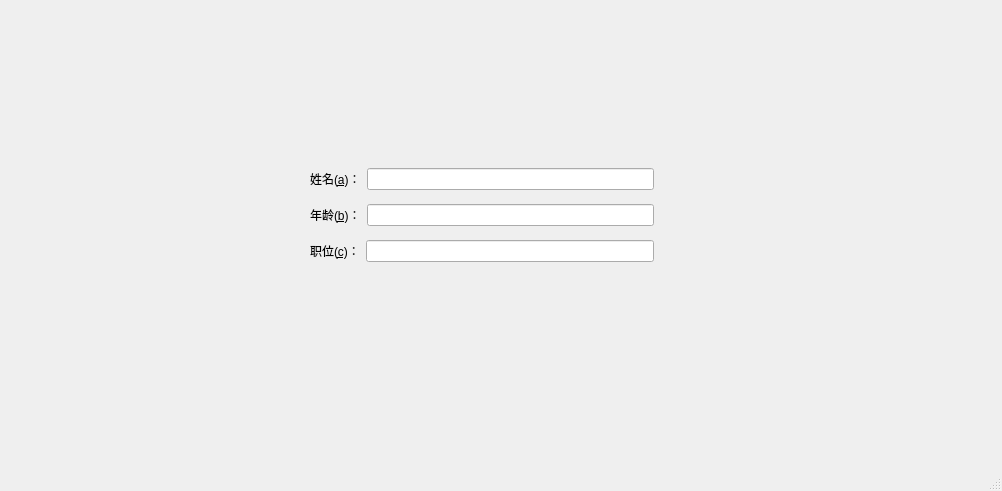
<?xml version="1.0" encoding="UTF-8"?>
<ui version="4.0">
 <class>MainWindow</class>
 <widget class="QMainWindow" name="MainWindow">
  <property name="geometry">
   <rect>
    <x>0</x>
    <y>0</y>
    <width>1002</width>
    <height>491</height>
   </rect>
  </property>
  <property name="windowTitle">
   <string>MainWindow</string>
  </property>
  <widget class="QWidget" name="centralwidget">
   <widget class="QWidget" name="">
    <property name="geometry">
     <rect>
      <x>310</x>
      <y>160</y>
      <width>344</width>
      <height>112</height>
     </rect>
    </property>
    <layout class="QVBoxLayout" name="verticalLayout">
     <item>
      <layout class="QHBoxLayout" name="horizontalLayout">
       <item>
        <widget class="QLabel" name="label">
         <property name="text">
          <string>姓名(&amp;a)：</string>
         </property>
         <property name="buddy">
          <cstring>lineEdit</cstring>
         </property>
        </widget>
       </item>
       <item>
        <widget class="QLineEdit" name="lineEdit"/>
       </item>
      </layout>
     </item>
     <item>
      <layout class="QHBoxLayout" name="horizontalLayout_3">
       <item>
        <widget class="QLabel" name="label_3">
         <property name="text">
          <string>年龄(&amp;b)：</string>
         </property>
         <property name="buddy">
          <cstring>lineEdit_3</cstring>
         </property>
        </widget>
       </item>
       <item>
        <widget class="QLineEdit" name="lineEdit_3"/>
       </item>
      </layout>
     </item>
     <item>
      <layout class="QHBoxLayout" name="horizontalLayout_2">
       <item>
        <widget class="QLabel" name="label_2">
         <property name="text">
          <string>职位(&amp;c)：</string>
         </property>
         <property name="buddy">
          <cstring>lineEdit_2</cstring>
         </property>
        </widget>
       </item>
       <item>
        <widget class="QLineEdit" name="lineEdit_2"/>
       </item>
      </layout>
     </item>
    </layout>
   </widget>
  </widget>
  <widget class="QMenuBar" name="menubar">
   <property name="geometry">
    <rect>
     <x>0</x>
     <y>0</y>
     <width>1002</width>
     <height>34</height>
    </rect>
   </property>
  </widget>
  <widget class="QStatusBar" name="statusbar"/>
 </widget>
 <resources/>
 <connections/>
</ui>
